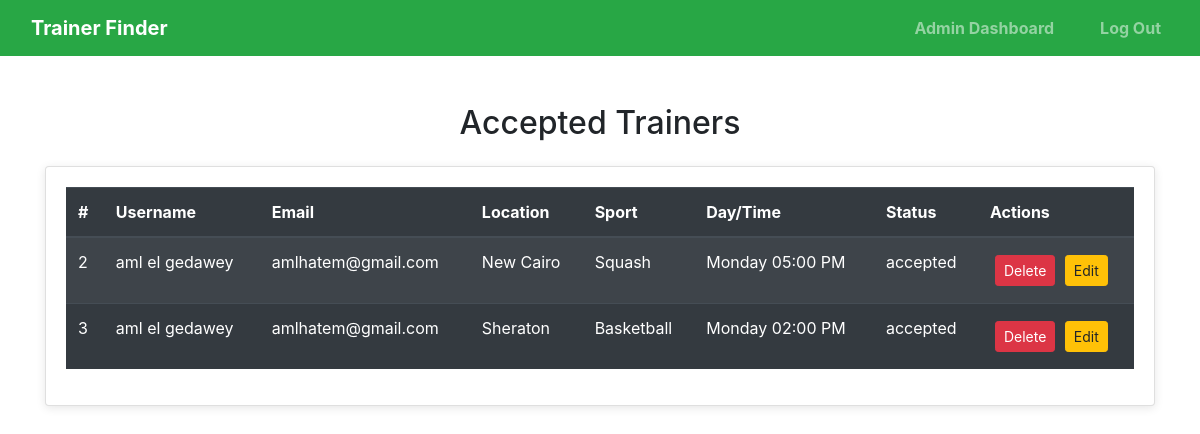
Before: /Controllers/AdminController.php?page=trainers with the older database file.
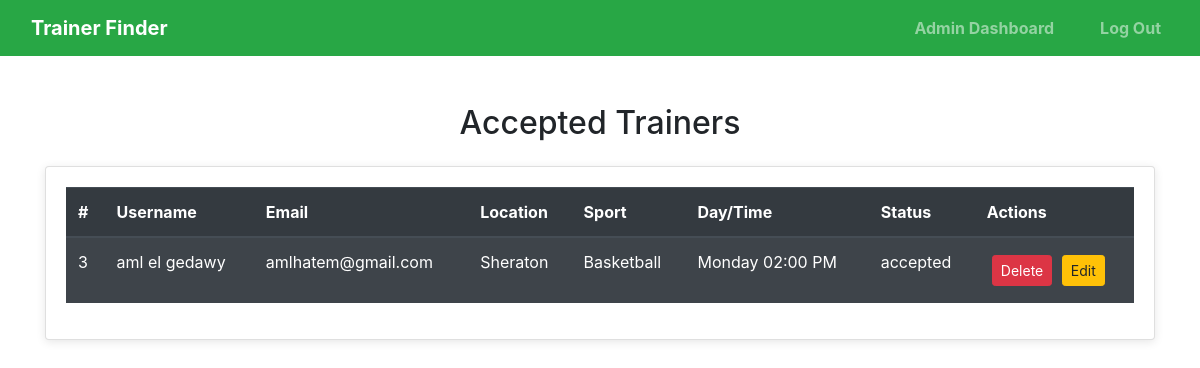
After: the same page with the newer database file.
### tables this page shows
CREATE TABLE `accepted_trainers` (
  `id` int(11) NOT NULL,
  `user_id` int(11) DEFAULT NULL,
  `username` varchar(255) DEFAULT NULL,
  `email` varchar(255) DEFAULT NULL,
  `certificate` varchar(255) DEFAULT NULL,
  `location` varchar(255) DEFAULT NULL,
  `sport` varchar(255) DEFAULT NULL,
  `day_time` varchar(255) DEFAULT NULL,
  `state` varchar(255) DEFAULT NULL,
  `approved_at` datetime DEFAULT NULL,
  `reservations` text DEFAULT NULL
);

### Views/Trainerslist.php (the view, shortened to what this page needs)
<?php
include_once '../Controllers/AdminController.php';
$db = Database::getInstance();
$conn = $db->getConnection();
$trainers = AdminController::getAllTrainers($conn);
?>
<!DOCTYPE html>
<html lang="en">
<head>
    <link rel="stylesheet" href="../Assets/CSS/lists.css">
    <link rel="stylesheet" href="../Assets/CSS/header-footer.css">
    <link rel="stylesheet" href="https://stackpath.bootstrapcdn.com/bootstrap/4.5.2/css/bootstrap.min.css">
</head>
<body>
<nav class="navbar navbar-expand-lg navbar-dark">
    <a class="navbar-brand" href="#">Trainer Finder</a>
    <div class="collapse navbar-collapse">
        <ul class="navbar-nav ml-auto">
            <li class="nav-item"><a class="nav-link" href="../Views/adminView.php">Admin Dashboard</a></li>
            <li class="nav-item"><a class="nav-link" href="../Views/LoginSignupView.php">Log Out</a></li>
        </ul>
    </div>
</nav>
<div class="container mt-5">
    <h2 class="text-center mb-4">Accepted Trainers</h2>
    <div class="card">
        <div class="card-body">
            <?php if (!empty($trainers)): ?>
                <table class="table table-dark table-striped">
                    <thead>
                        <tr>
                            <th>#</th>
                            <th>Username</th>
                            <th>Email</th>
                            <th>Location</th>
                            <th>Sport</th>
                            <th>Day/Time</th>
                            <th>Status</th>
                            <th>Actions</th>
                        </tr>
                    </thead>
                    <tbody>
                        <?php foreach ($trainers as $trainer): ?>
                            <tr>
                                <td><?= htmlspecialchars($trainer['id']) ?></td>
                                <td><?= htmlspecialchars($trainer['username']) ?></td>
                                <td><?= htmlspecialchars($trainer['email']) ?></td>
                                <td><?= htmlspecialchars($trainer['location']) ?></td>
                                <td><?= htmlspecialchars($trainer['sport']) ?></td>
                                <td><?= htmlspecialchars($trainer['day_time']) ?></td>
                                <td><?= htmlspecialchars($trainer['state']) ?></td>
                                <td>
                                    <form method="POST" style="display:inline;" onsubmit="return confirmDelete()">
                                        <button type="submit" class="btn btn-danger btn-sm">Delete</button>
                                    </form>
                                    <button type="button" class="btn btn-warning btn-sm" onclick="openEditModal(
                                        <?= htmlspecialchars($trainer['id']) ?>,
                                        '<?= htmlspecialchars($trainer['username']) ?>',
                                        '<?= htmlspecialchars($trainer['email']) ?>',
                                        '<?= htmlspecialchars($trainer['location']) ?>',
                                        '<?= htmlspecialchars($trainer['sport']) ?>',
                                        '<?= htmlspecialchars($trainer['day_time']) ?>',
                                        '<?= htmlspecialchars($trainer['state']) ?>'
                                    )">Edit</button>
                                </td>
                            </tr>
                        <?php endforeach; ?>
                    </tbody>
                </table>
            <?php else: ?>
                <p class="text-center">No trainers found.</p>
            <?php endif; ?>
        </div>
    </div>
</div>
</body>
</html>

Changed rows visible on the page:
removed accepted_trainers: id "2", username "aml el gedawey", email "amlhatem@gmail.com", location "New Cairo", sport "Squash", day_time "Monday 05:00 PM", state "accepted"
changed accepted_trainers "amlhatem@gmail.com": username "aml el gedawey" → "aml el gedawy"
